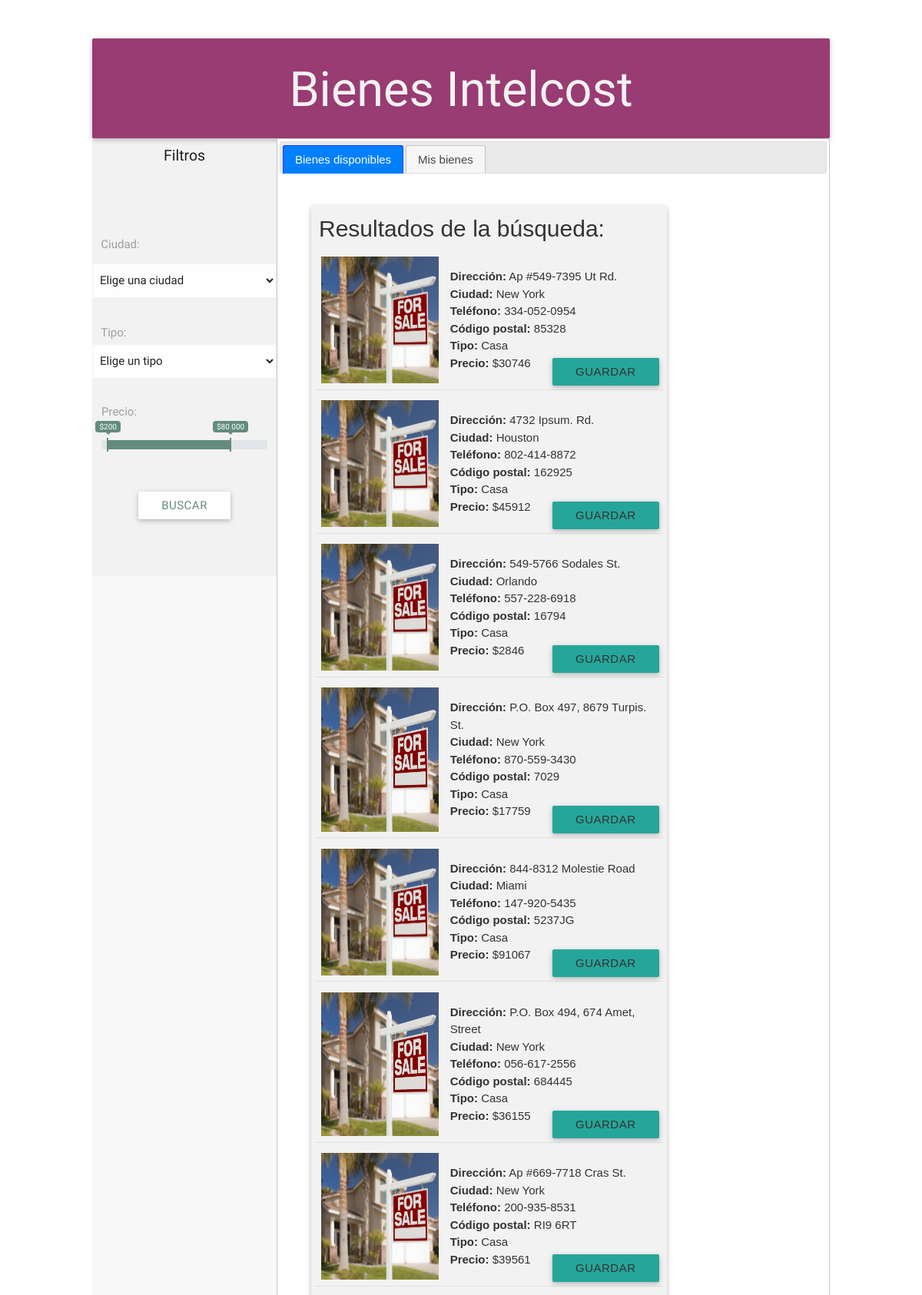
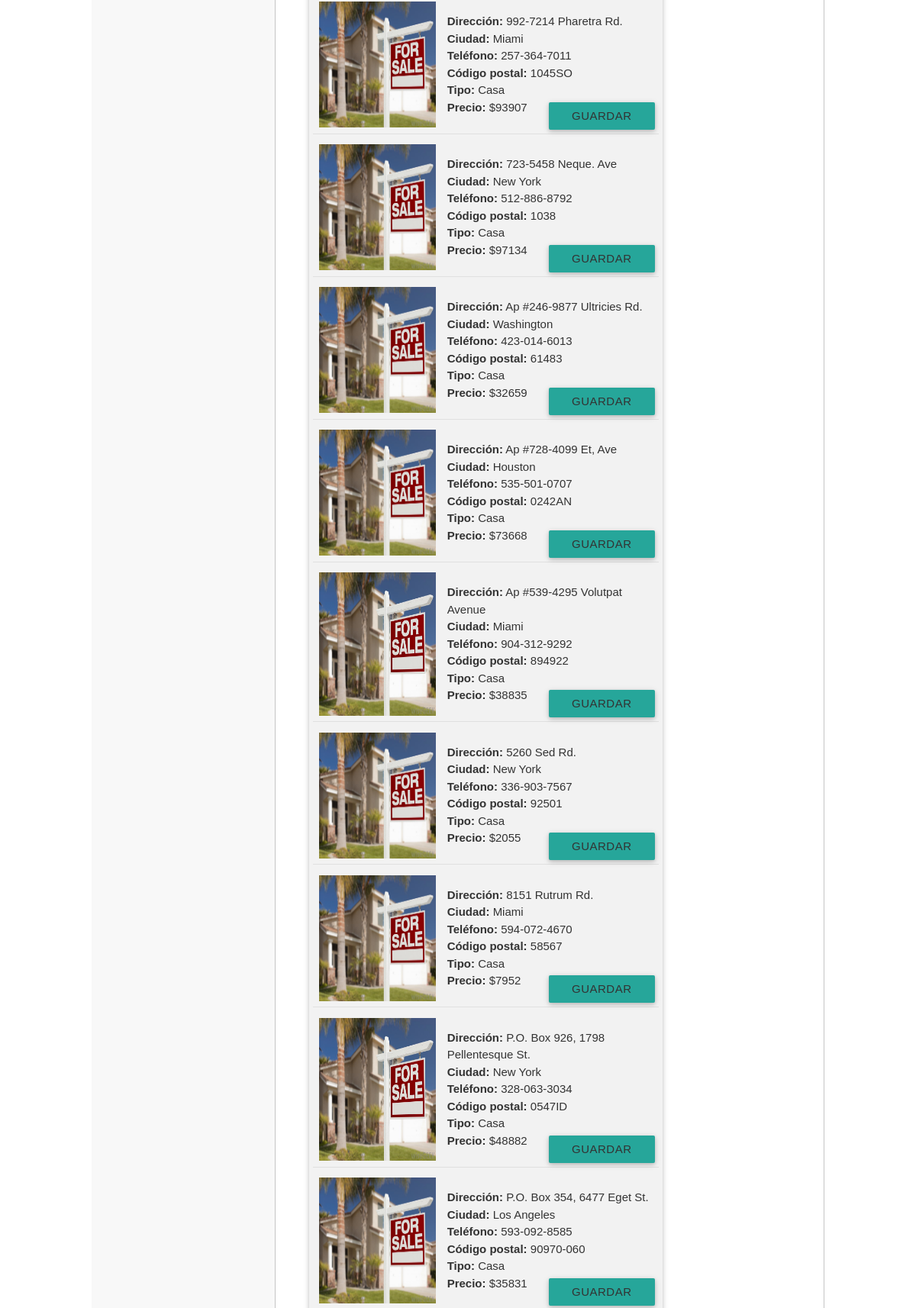
The page / (upper part) on the database its author committed (2 pictures, top to bottom).
### tables this page shows
CREATE TABLE `bien` (
  `id` int(11) NOT NULL AUTO_INCREMENT,
  `direccion` varchar(100) NOT NULL,
  `ciudad_id` int(11) NOT NULL,
  `telefono` varchar(15) NOT NULL,
  `codigo_postal` varchar(10) NOT NULL,
  `tipo_id` int(11) NOT NULL,
  `precio` int(11) NOT NULL,
  PRIMARY KEY (`id`)
);

CREATE TABLE `ciudad` (
  `id` int(11) NOT NULL AUTO_INCREMENT,
  `nombre` varchar(100) NOT NULL,
  PRIMARY KEY (`id`)
);

CREATE TABLE `tipo` (
  `id` int(11) NOT NULL AUTO_INCREMENT,
  `nombre` varchar(50) NOT NULL,
  PRIMARY KEY (`id`)
);

### php/bien.php (called while the page is built)
<?php
if ($_SERVER['REQUEST_METHOD'] == 'POST') {
  $ciudad = intval($_POST['ciudad']);
  $tipo = intval($_POST['tipo']);
  $precio = explode(';', $_POST['precio']);
  $sql = "SELECT bien.`id`, bien.`direccion`, ciudad.`nombre` AS ciudad, bien.`telefono`, bien.`codigo_postal`, tipo.`nombre` AS tipo, bien.`precio` FROM bien INNER JOIN ciudad ON bien.`ciudad_id` = ciudad.`id` INNER JOIN tipo ON bien.`tipo_id` = tipo.`id` WHERE bien.`precio` BETWEEN $precio[0] AND $precio[1] AND ciudad.`id` = $ciudad AND tipo.`id` = $tipo";
  $bienes = $mysqli->query($sql);
}else {
  $sql = "SELECT bien.`id`, bien.`direccion`, ciudad.`nombre` AS ciudad, bien.`telefono`, bien.`codigo_postal`, tipo.`nombre` AS tipo, bien.`precio` FROM bien INNER JOIN ciudad ON bien.`ciudad_id` = ciudad.`id` INNER JOIN tipo ON bien.`tipo_id` = tipo.`id`";
  $bienes = $mysqli->query($sql);
}

### index.php (the view, shortened to what this page needs)
<?php
require_once 'php/config.php';
include 'php/bien.php';
?>
<!DOCTYPE html>
<html lang="es">
<head>
  <link type="text/css" rel="stylesheet" href="css/materialize.min.css" media="screen,projection" />
  <link type="text/css" rel="stylesheet" href="css/customColors.css" media="screen,projection" />
  <link type="text/css" rel="stylesheet" href="css/ion.rangeSlider.css" media="screen,projection" />
  <link type="text/css" rel="stylesheet" href="css/ion.rangeSlider.skinFlat.css" media="screen,projection" />
  <link type="text/css" rel="stylesheet" href="css/index.css" media="screen,projection" />
  <link rel="stylesheet" href="//code.jquery.com/ui/1.12.1/themes/base/jquery-ui.css">
</head>
<body>
  <div class="contenedor">
    <div class="card rowTitulo">
      <h1>Bienes Intelcost</h1>
    </div>
    <div class="colFiltros">
      <form action="#" method="post" id="formulario">
        <div class="filtrosContenido">
          <div class="tituloFiltros">
            <h5>Filtros</h5>
          </div>
          <div class="filtroCiudad input-field">
            <p><label for="selectCiudad">Ciudad:</label><br></p>
            <select name="ciudad" id="selectCiudad">
              <option value="" selected>Elige una ciudad</option>
            </select>
          </div>
          <div class="filtroTipo input-field">
            <p><label for="selecTipo">Tipo:</label></p>
            <br>
            <select name="tipo" id="selectTipo">
              <option value="">Elige un tipo</option>
            </select>
          </div>
          <div class="filtroPrecio">
            <label for="rangoPrecio">Precio:</label>
          </div>
          <div class="botonField">
            <input type="submit" class="btn white" value="Buscar" id="submitButton">
          </div>
        </div>
      </form>
    </div>
    <div id="tabs" style="width: 75%;">
      <ul>
        <li><a href="#tabs-1">Bienes disponibles</a></li>
        <li><a href="#tabs-2">Mis bienes</a></li>
      </ul>
      <div id="tabs-1">
        <div class="colContenido" id="divResultadosBusqueda">
          <div class="tituloContenido card" style="justify-content: center;">
            <h5>Resultados de la búsqueda:</h5>
            <?php if ($_SERVER['REQUEST_METHOD'] != 'POST'): ?>
              <?php while($bien = $bienes->fetch_assoc()): ?>
                <div class="itemMostrado">
                  <img src="img/home.jpg" alt="">
                  <div class="card-stacked">
                    <ul>
                      <li><b>Dirección:</b> <?php echo $bien['direccion'] ?></li>
                      <li><b>Ciudad:</b> <?php echo $bien['ciudad'] ?></li>
                      <li><b>Teléfono:</b> <?php echo $bien['telefono'] ?></li>
                      <li><b>Código postal:</b> <?php echo $bien['codigo_postal'] ?></li>
                      <li><b>Tipo:</b> <?php echo $bien['tipo'] ?></li>
                      <li><b>Precio:</b> <?php echo '$'.$bien['precio'] ?></li>
                    </ul>
                  </div>
                  <a href="<?php echo '?item='.$bien['id'] ?>" class="button btn">Guardar</a>
                </div>
                <div class="divider"></div>
              <?php endwhile; ?>
            <?php endif; ?>
          </div>
        </div>
      </div>
    </div>
</body>
</html>

### css/customColors.css (style rules this page uses)
.input-field label { color: #9E9E9E; }

### css/index.css (style rules this page uses)
.contenedor { background-color: rgba(242, 242, 242, 0.5); width: 80%; margin: 50px auto; display: flex; flex-flow: row wrap; min-height: 700px; height: auto; align-content: flex-start; }
.rowTitulo { width: 100%; text-align: center; background-color: #983c73; color: #F2F2F2; margin-top: 0; margin-bottom: 0; height: 130px; }
.colFiltros { width: 25%; height: 100%; min-height: 570px; }
.filtrosContenido, .colContenido, .colFiltros form { min-height: 570px; }
.filtrosContenido { width: 100%; margin: 0 0; background-color: #F2F2F2; display: flex; flex-flow: row wrap; align-content: flex-start; }
.tituloFiltros { width: 100%; height: 100px; text-align: center; }
.tituloFiltros h5 { font-size: 1.3rem; }
.filtroCiudad { width: 100%; height: 100px; text-align: center; }
.filtroTipo { width: 100%; height: 100px; text-align: center; }
.filtroPrecio { margin: 15px auto; width: 90%; height: 100px; }
.filtroPrecio label { font-size: 1rem; }
.botonField { width: 100%; height: 70px; text-align: center; }
.botonField input { color: #648C7D; }
.colContenido { width: 75%; display: flex; flex-flow: row wrap; align-content: space-between; padding: 20px; }
.tituloContenido { width: 100%; min-height: 170px; background-color: #F2F2F2; display: flex; flex-flow: row wrap; padding: 5px; }
.tituloContenido h5 { width: 100%; margin: 0.5rem 5px; margin-bottom: 2rem; height: 10px; font-size: 2rem; }
.divider { width: 100%; }
.itemMostrado { width: 100%; margin-top: 0.4rem; padding: 0.5rem; display: flex; flex-flow: row wrap; position: relative; }
.itemMostrado img { width: 35% !important; }
.card-stacked { width: 65%; padding-left: 1rem; }
.button { position: absolute; right: 5px; bottom: 5px; }

### rows shown on the page
bien: direccion "Ap #549-7395 Ut Rd.", ciudad.nombre "New York", telefono "334-052-0954", codigo_postal "85328", tipo.nombre "Casa", precio "30746"
bien: direccion "4732 Ipsum. Rd.", ciudad.nombre "Houston", telefono "802-414-8872", codigo_postal "162925", tipo.nombre "Casa", precio "45912"
bien: direccion "549-5766 Sodales St.", ciudad.nombre "Orlando", telefono "557-228-6918", codigo_postal "16794", tipo.nombre "Casa", precio "2846"
bien: direccion "P.O. Box 497, 8679 Turpis. St.", ciudad.nombre "New York", telefono "870-559-3430", codigo_postal "7029", tipo.nombre "Casa", precio "17759"
bien: direccion "844-8312 Molestie Road", ciudad.nombre "Miami", telefono "147-920-5435", codigo_postal "5237JG", tipo.nombre "Casa", precio "91067"
bien: direccion "P.O. Box 494, 674 Amet, Street", ciudad.nombre "New York", telefono "056-617-2556", codigo_postal "684445", tipo.nombre "Casa", precio "36155"
bien: direccion "Ap #669-7718 Cras St.", ciudad.nombre "New York", telefono "200-935-8531", codigo_postal "RI9 6RT", tipo.nombre "Casa", precio "39561"
bien: direccion "992-7214 Pharetra Rd.", ciudad.nombre "Miami", telefono "257-364-7011", codigo_postal "1045SO", tipo.nombre "Casa", precio "93907"
bien: direccion "723-5458 Neque. Ave", ciudad.nombre "New York", telefono "512-886-8792", codigo_postal "1038", tipo.nombre "Casa", precio "97134"
bien: direccion "Ap #246-9877 Ultricies Rd.", ciudad.nombre "Washington", telefono "423-014-6013", codigo_postal "61483", tipo.nombre "Casa", precio "32659"
bien: direccion "Ap #728-4099 Et, Ave", ciudad.nombre "Houston", telefono "535-501-0707", codigo_postal "0242AN", tipo.nombre "Casa", precio "73668"
bien: direccion "Ap #539-4295 Volutpat Avenue", ciudad.nombre "Miami", telefono "904-312-9292", codigo_postal "894922", tipo.nombre "Casa", precio "38835"
bien: direccion "5260 Sed Rd.", ciudad.nombre "New York", telefono "336-903-7567", codigo_postal "92501", tipo.nombre "Casa", precio "2055"
bien: direccion "8151 Rutrum Rd.", ciudad.nombre "Miami", telefono "594-072-4670", codigo_postal "58567", tipo.nombre "Casa", precio "7952"
bien: direccion "P.O. Box 926, 1798 Pellentesque St.", ciudad.nombre "New York", telefono "328-063-3034", codigo_postal "0547ID", tipo.nombre "Casa", precio "48882"
bien: direccion "P.O. Box 354, 6477 Eget St.", ciudad.nombre "Los Angeles", telefono "593-092-8585", codigo_postal "90970-060", tipo.nombre "Casa", precio "35831"
